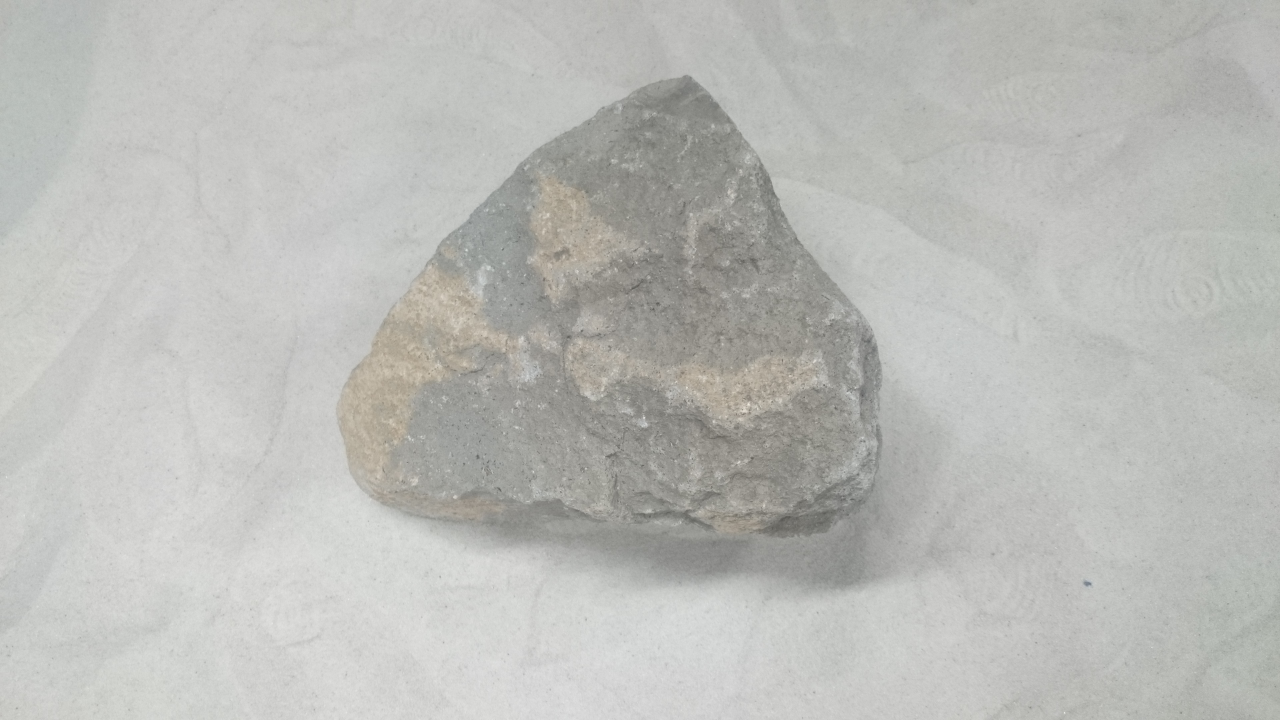
#> input picture image/rock/3.JPG, 3840 x 2160 px, given in place of spirit118-1.png, which was not available (shown at 1/3 size)
$ python large_rock_detection.py ../../image/rock/3.JPG   (Python 2 division)   (older library calls are emulated)
#> lines starting #> are read from the running program, lines starting #| are printed output that depends on the picture; after the words box and inside, x2 and y2 are one past the last pixel; in counts of white or black regions, pixels touching at a corner belong together; pictures that were not available may be replaced by others from this repository, and a replacement may not be noted
# -*- coding: utf-8 -*-
'''
Rock Detection based on Saliency Map and Region Growing Algolithm
Usage: $ python rock_detection.py
argv : Image
dst  : Region of Rocks, 1ch
'''

import time, math, copy, os, sys

import cv2
import numpy as np
import skimage.measure as sk
import skimage.segmentation as skseg
import scipy.stats as st

import matplotlib.pyplot as plt
import matplotlib.patches as mpatches
from mpl_toolkits.mplot3d import Axes3D

def main(img):
    ror = rd.large_rd(img)
    return ror

class RockDetection():

    def __init__(self):

        self.min_size = 10        # 最小領域の大きさ

        #　paramater for sm
        self.thresh_sm_maxima = 150   # 極大値求めるときのsmの閾値
        self.kernel_size = (11,11)  # dilateとerodeのkernelの大きさ

        # paramater for vj
        self.sun_direction = np.pi
        self.vj_thresh_value = 180

    def large_rd(self,src):
        '''
            ---algolithm---
            まず、元画像からSaliencyMapを生成し、生成したSMから閾値以上の全極大値を求め、その極大値をseedとして保存する。そして、そのseedから領域拡張法に基づいて領域分割を行うことで、岩領域を算出する。listはy,x(画像中で)の多行二列
        '''
        img = copy.deepcopy(src)

        # Seed Acquisition
        sm = smap.SaliencyMap(img)
        seed_img, seed_list = self.get_seed(sm,self.thresh_sm_maxima)
        # seed_img, seed_list = self.detect_maxima(sm,self.thresh_sm_maxima) # sano-algo
        print 'large seed number = ',len(seed_list)

        # Region Growing
        # smの正規化, 値が小さいとhigh saliency
        sm_inv = (255 - sm).astype(np.float32)
        sm_inv = cv2.normalize(sm_inv, 0, 1, norm_type = cv2.NORM_MINMAX)

        # Region Growing　Algorithm
        ror, bil_img = rgrow.rg_sm(img, sm, seed_list)

        ###結果の表示###########################################################
        # cv2.imshow('smseed',seed_img)
        # cv2.imshow('sm',sm)

        # sm[sm<self.thresh_sm_maxima]=0
        cv2.imshow('Original Saliency Map',self.display_result(sm,seed_img,'fill','g'))
        cv2.imshow('sm_ror',self.display_result(sm,ror,'fill','r'))

        # cv2.imshow('sm_ror_bil',self.display_result(bil_img,sm_ror,'fill','r'))
        # cv2.imshow('sm_seed_img',self.display_result((o*0.8).astype(np.uint8),sm_seed_img,'fill','r'))
        # cv2.imshow('seed',seed_img)
        result = self.display_result((src*0.9).astype(np.uint8),ror,'fill','r')
        cv2.imshow('ror',self.display_result(result,seed_img,'fill','g'))
        #######################################################################

        return ror

    def get_seed(self,ori_sm,thresh):
        '''
        入力された画像から種を求める
        '''

        # 閾値処理と領域分割
        sm = copy.deepcopy(ori_sm)
        sm[sm < thresh] = 0
        sm[sm != 0] = 255
        labels, num = sk.label(sm, return_num = True)

        seed_list = []
        seed_img = np.zeros_like(sm)
        mask = np.zeros_like(sm).astype(np.uint8)

        # 各領域の最大値を求める
        for i in range(1,num+1):

            sm = copy.deepcopy(ori_sm) # 初期に戻す
            sm[labels!=i] = 0 # これで残った領域の最大値求める

            y = np.argmax(sm)/len(sm)
            x = np.argmax(sm)%len(sm)

            if sm[y,x]!=0: # 中に空いた穴はだめ
                seed_img[y,x] = sm[y,x]
                seed_list.append([y,x])

            # cv2.imshow('sm',sm)
            # cv2.waitKey(0)

        seed_list = np.array(seed_list)

        return seed_img, seed_list

    # [99 lines left out: functions del_small, display_result, not called in this run]

class RegionGrowing():

    def __init__(self):

        # パラメータ
        self.thresh_rg = 1     # 結合条件の閾値
        self.thresh_sm = 20
        self.region_number = 20000
        self.max_size = 1000

        self.ave_kernel = np.array([[0.11,0.11,0.11],
                                    [0.11,0.11,0.11],
                                    [0.11,0.11,0.11]])

    # [113 lines left out: functions rg_sm, growing_sm, not called in this run]

class SaliencyMap():

    def __init__(self):

        # いくつのDoGを足し合わせるか,1-6まで
        self.scale = 1

    def SaliencyMap(self,img):
        '''
            入力された画像のSaliency Mapを求める
            args : img  -> 入力画像,3ch
            dst  : SM   -> saliencymap,uint8のMat型1ch画像
            param: CM   -> 各特徴毎の正規化されたCouspicuity Map(顕著性map)
        '''
        # 前処理
        # img = self.PostProcessing(img)
        # cv2.imshow('post',img)

        # Saliency Mapの入手
        IntensityCM = self.GetIntensityCM(img)

        return IntensityCM

    # [11 lines left out: function PostProcessing, not called in this run]

    def GetIntensityCM(self,img):
        '''
           入力画像のIntensity Couspicuity Mapを求める
           argv: img         -> 入力画像
           dst : IntensityCM -> 強度の顕著性マップ
        '''
        # Get intensity image
        intensity_img = cv2.cvtColor(img,cv2.COLOR_BGR2GRAY)

        # 前処理
        # intensity_img = self.PostProcessing(intensity_img, 5)

        # Create Gaussian pyramid　[0]元画像、全部で10枚
        intensity_pyr = self.GetGaussianPyramid(intensity_img)
        intensity_pyr = np.array(intensity_pyr).astype(np.float)

        dog = cv2.absdiff(intensity_pyr[2],intensity_pyr[9])

        dog = cv2.normalize(dog, 0, 255, norm_type = cv2.NORM_MINMAX).astype(np.uint8)

        return dog


    # [14 lines left out: function GetIntensityImg, not called in this run]

    def GetGaussianPyramid(self,img):
        '''
            入力された画像のgaussian pyramidを計算する
            args : img    -> Mat,Uint8,1chの画像
            dst  : pyr  -> 元画像合わせて10階層のgaussian画像が入ったlist，それぞれargsと同じサイズ
                           pyr[i].shapeは，src.shape / 2**i
        '''
        # 準備
        pyr  = range(10)
        pyr[0]  = img

        # Create Gaussian pyramid
        for i in range(1,10):
            pyr[i] = cv2.pyrDown(pyr[i-1])

        # Resize pyramid
        for i in range(10):
            pyr[i] = cv2.resize(pyr[i],(len(img[0]),len(img[:,0])), interpolation = cv2.INTER_LINEAR)

        return pyr

    # [28 lines left out: functions GetDoG, GetCM, not called in this run]

class DisplayData():

    # [38 lines left out: functions display_histgram, display_3D, not called in this run]
        # plt.show()

class etc():
    # [46 lines left out: function get_maxima, not called in this run]

'''Read Class'''
rd = RockDetection()
smap = SaliencyMap()
rgrow = RegionGrowing()
dd = DisplayData()


if __name__ == '__main__':

    ## Image acquisition
    img = cv2.imread('../../../data/g-t_data/resized/spirit118-1.png')
#> img is the input picture: shape (2160, 3840, 3); mean B, G, R 184.2, 187.7, 187.1

    # main processing
    main(img)
#> after the loop in GetGaussianPyramid, `for i in range(1,10):`: pyr = 10 items
#> in GetIntensityCM, `dog = cv2.absdiff(intensity_pyr[2],intensity_pyr[9])`:
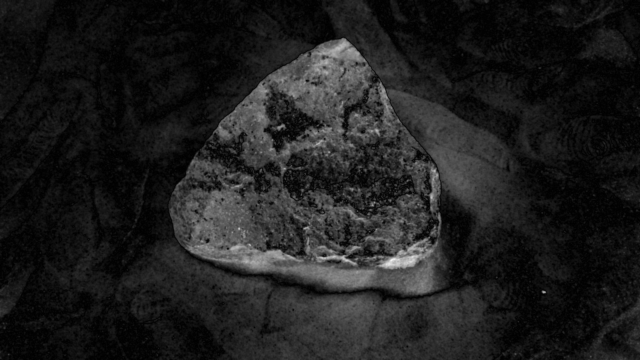
#> dog: shape (2160, 3840) float64 (shown at 1/6 size); min 0, max 76, mean 9.1; drawn with min black and max white
#> in get_seed, `sm[sm < thresh] = 0`:
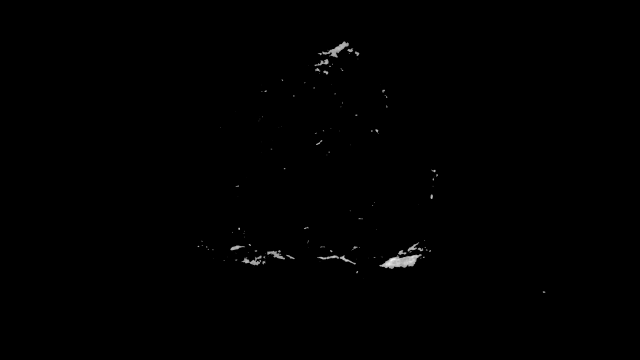
#> sm: shape (2160, 3840) (shown at 1/6 size); min 0, max 255, mean 0.8
#> in get_seed, `sm[sm != 0] = 255`:
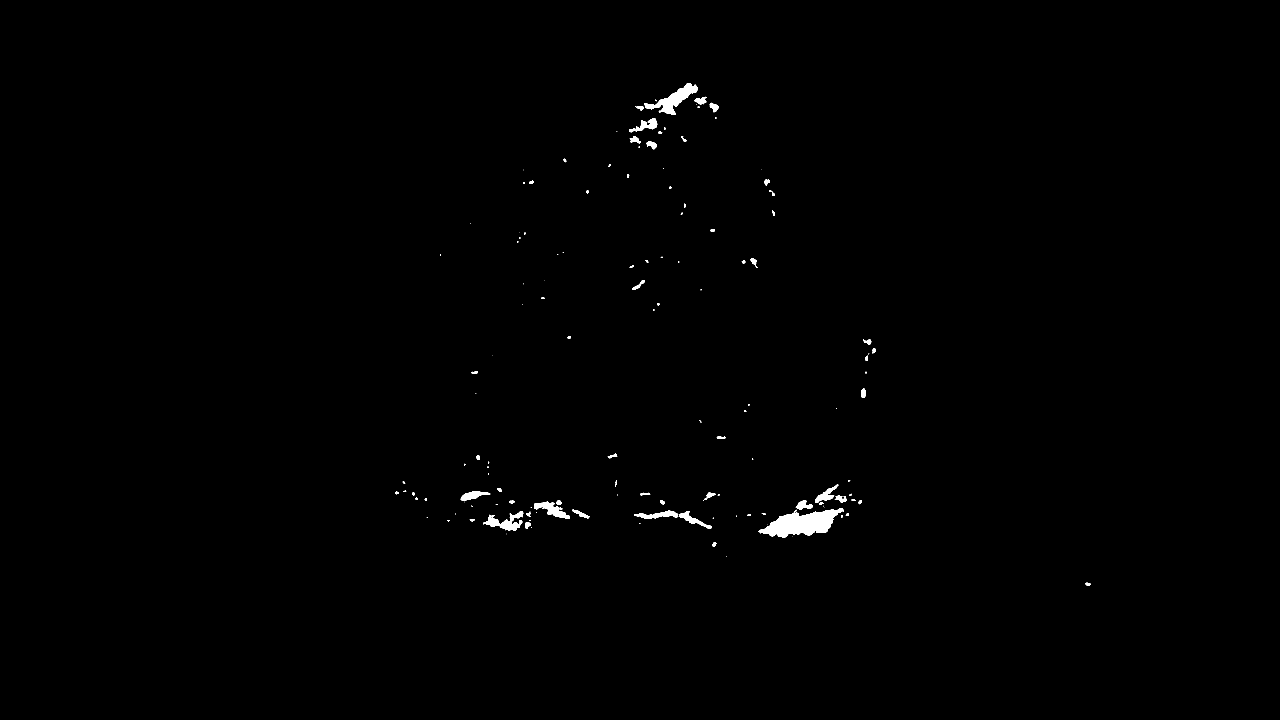
#> sm: shape (2160, 3840) (shown at 1/3 size); 0.46% white; 146 white regions (65 under 20 px), largest, box (x1, y1, x2, y2) and area: (2275, 1525, 2531, 1614) 11824, (1933, 249, 2094, 345) 4881, (1449, 1534, 1570, 1593) 2820
#> in get_seed, `labels, num = sk.label(sm, return_num = True)`: num = 146
#> the loop in get_seed, `for i in range(1,num+1): ` made 70 passes
#> (y, x) on passes 1 to 8: (516, 1073), (530, 1613), (537, 1728), (571, 1425), (559, 409), (566, 465), (573, 725), (569, 1853)
#> after the loop in get_seed, `for i in range(1,num+1):`: seed_list = []
#> (the run stopped early here; a loop or call above may not have finished)

$ run again, on image/rock/4.JPG
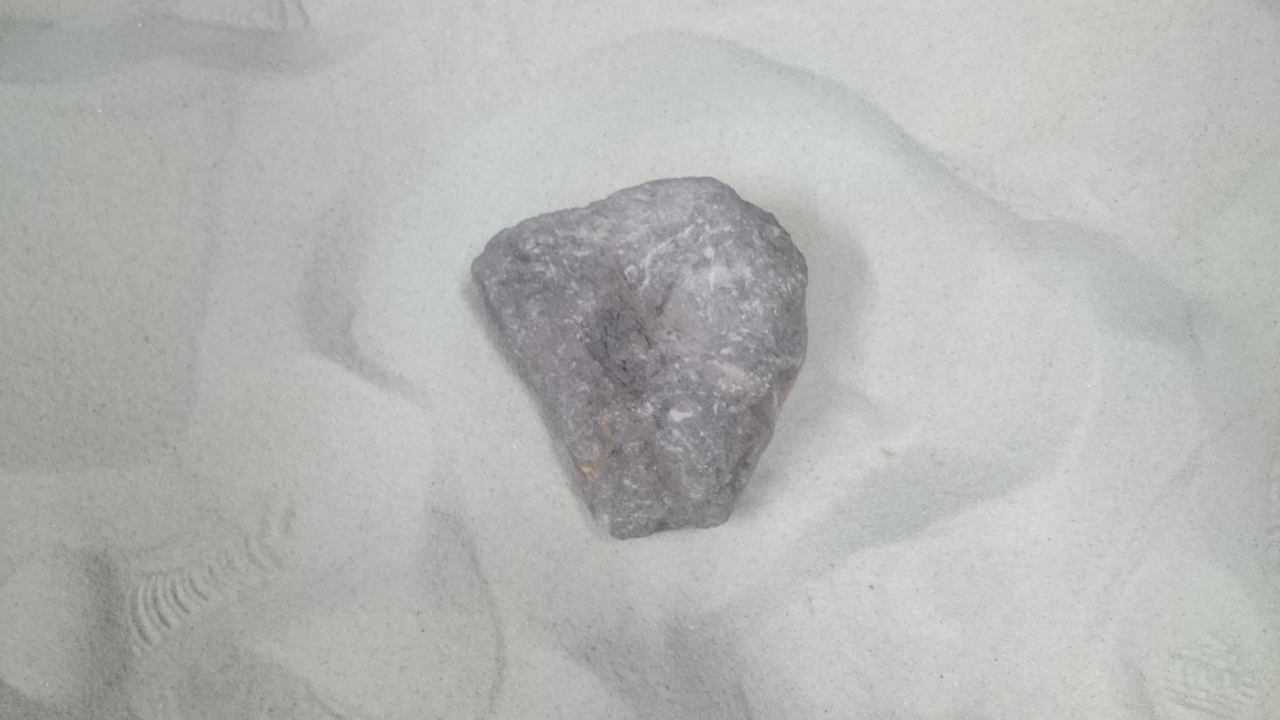
#> input picture image/rock/4.JPG, 3840 x 2160 px, given in place of spirit118-1.png, which was not available (shown at 1/3 size)
#> img is the input picture: shape (2160, 3840, 3); mean B, G, R 179.9, 182.4, 181
#> after the loop in GetGaussianPyramid, `for i in range(1,10):`: pyr = 10 items
#> in GetIntensityCM, `dog = cv2.absdiff(intensity_pyr[2],intensity_pyr[9])`:
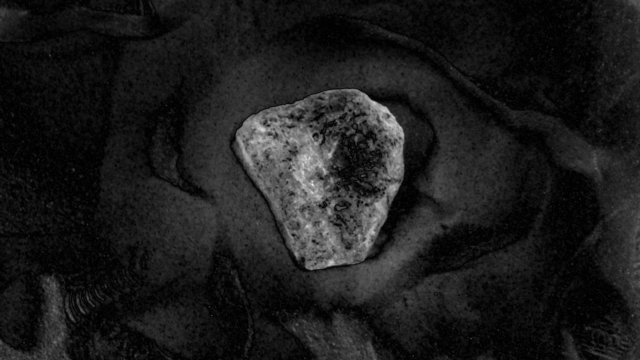
#> dog: shape (2160, 3840) float64 (shown at 1/6 size); min 0, max 86, mean 9.6; drawn with min black and max white
#> in get_seed, `sm[sm != 0] = 255`:
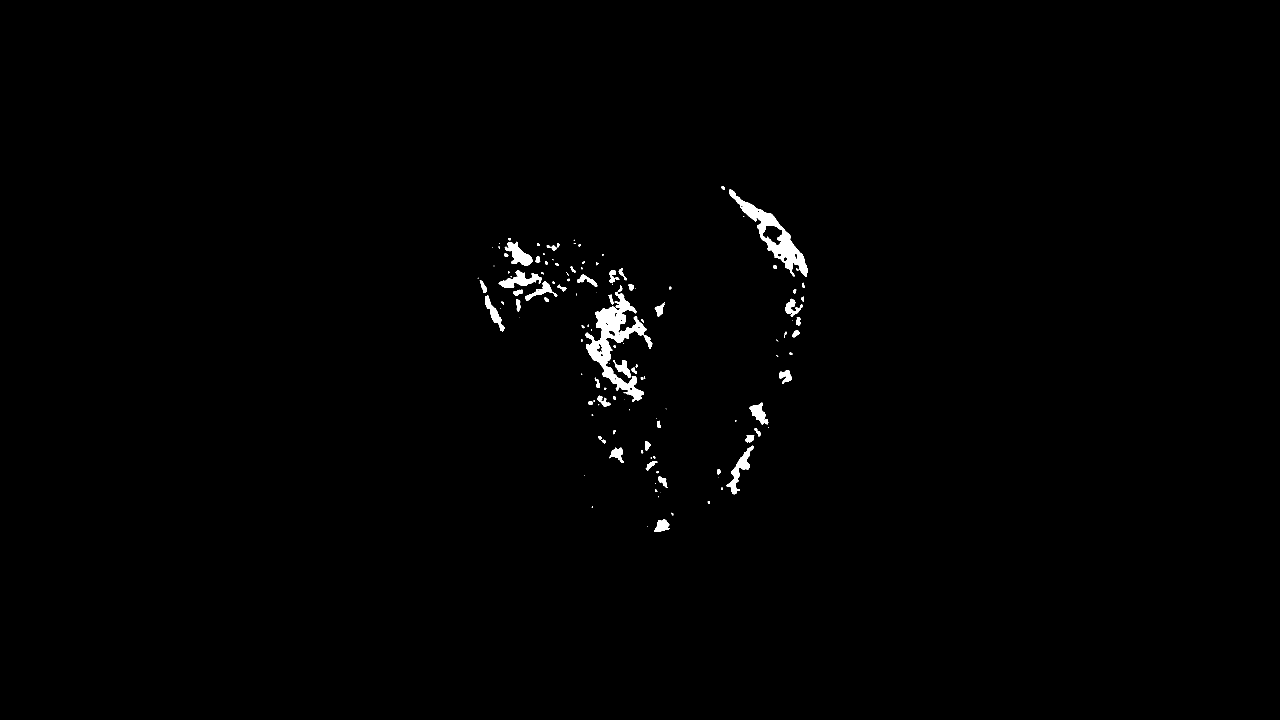
#> sm: shape (2160, 3840) (shown at 1/3 size); 0.72% white; 145 white regions (57 under 20 px), largest, box (x1, y1, x2, y2) and area: (1757, 876, 1939, 1204) 17547, (2189, 568, 2423, 831) 12315, (2179, 1337, 2260, 1483) 3023
#> labels: shape (2160, 3840) int64; 146 distinct labels, from 0 to 145
#> num = 145
#> the loop in get_seed, `for i in range(1,num+1): ` made 108 passes
#> (y, x) on passes 1 to 8: (1005, 970), (1318, 884), (1154, 1751), (1273, 1286), (1275, 1002), (1280, 1721), (1382, 129), (1296, 1498)
#> after the loop in get_seed, `for i in range(1,num+1):`: seed_list = []

$ run again, on image/rock/5.JPG
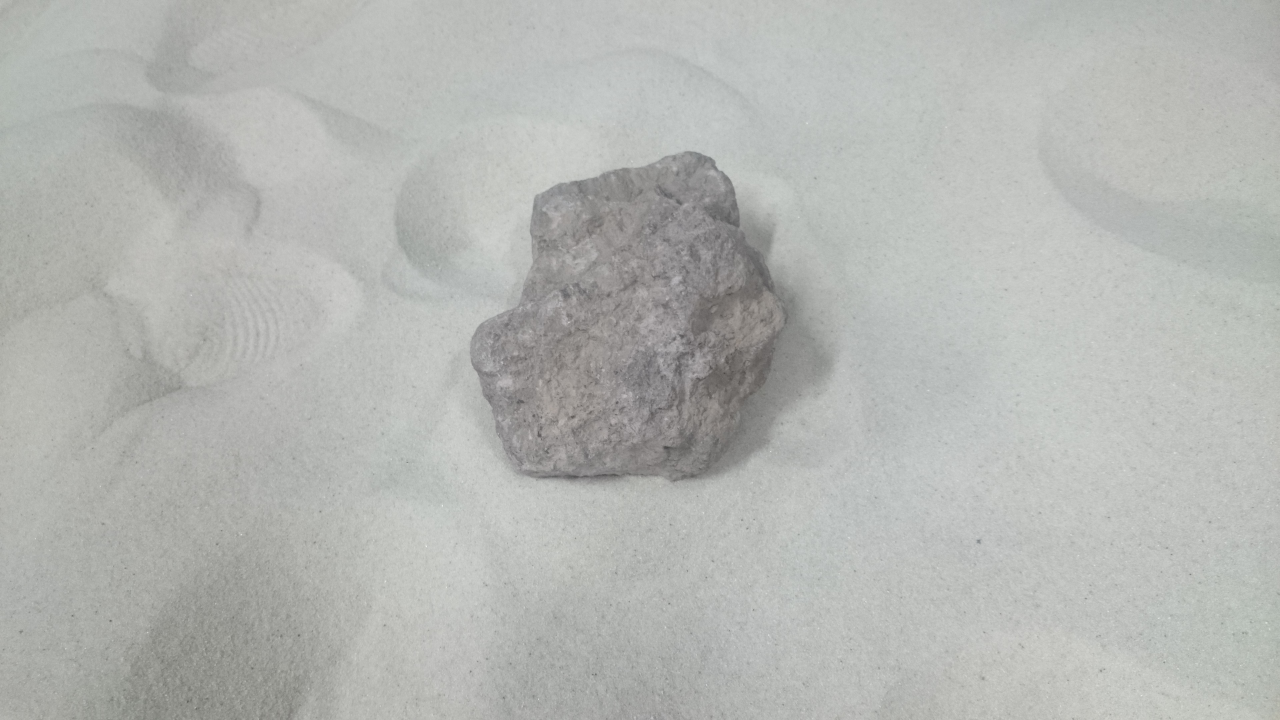
#> input picture image/rock/5.JPG, 3840 x 2160 px, given in place of spirit118-1.png, which was not available (shown at 1/3 size)
#> img is the input picture: shape (2160, 3840, 3); mean B, G, R 178.7, 182, 180.1
#> after the loop in GetGaussianPyramid, `for i in range(1,10):`: pyr = 10 items
#> in GetIntensityCM, `dog = cv2.absdiff(intensity_pyr[2],intensity_pyr[9])`:
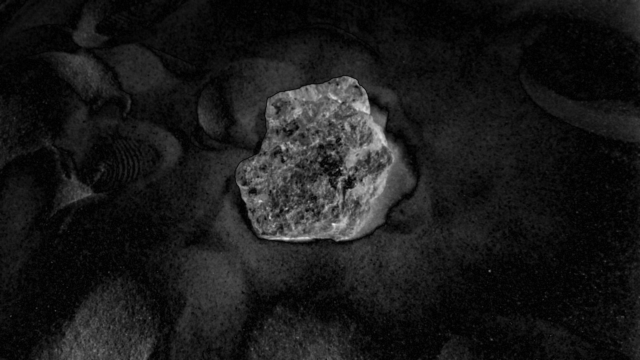
#> dog: shape (2160, 3840) float64 (shown at 1/6 size); min 0, max 85, mean 8.5; drawn with min black and max white
#> in get_seed, `sm[sm != 0] = 255`:
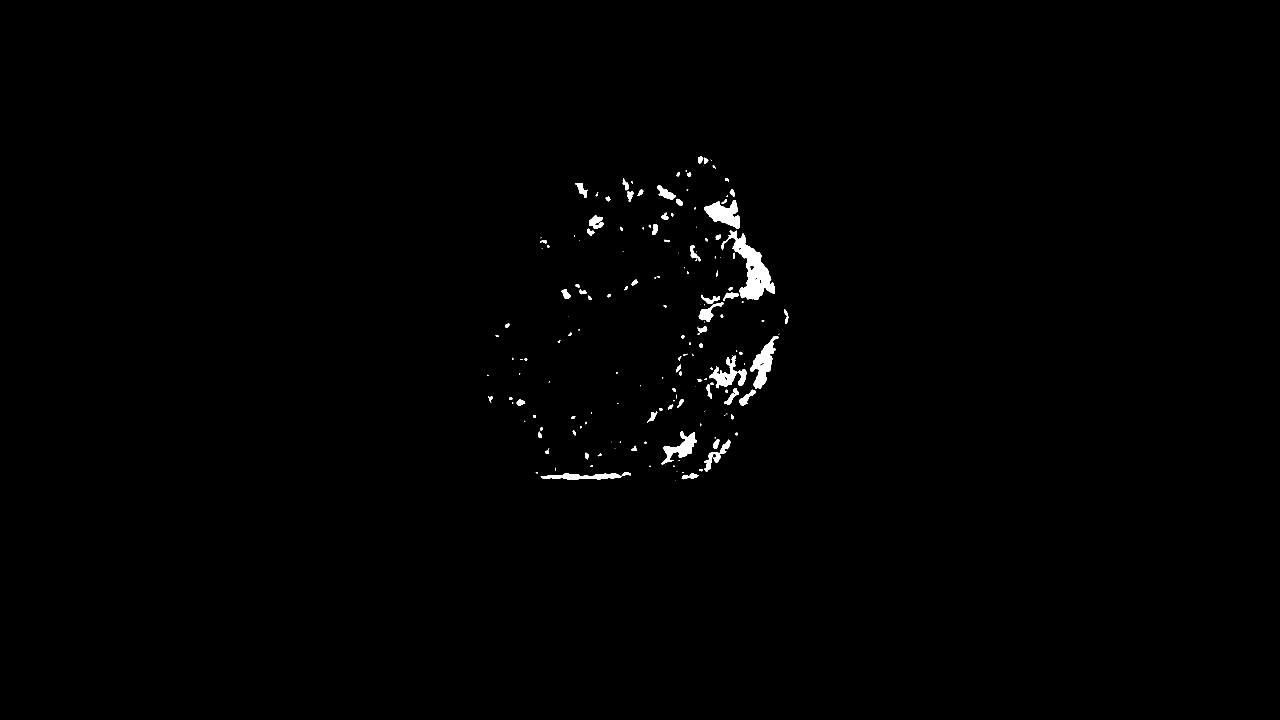
#> sm: shape (2160, 3840) (shown at 1/3 size); 0.63% white; 184 white regions (75 under 20 px), largest, box (x1, y1, x2, y2) and area: (2185, 692, 2325, 899) 11045, (2251, 1008, 2335, 1167) 5127, (2112, 600, 2220, 686) 4943
#> labels: shape (2160, 3840) int64; 185 distinct labels, from 0 to 184
#> num = 184
#> the loop in get_seed, `for i in range(1,num+1): ` made 137 passes
#> (y, x) on passes 1 to 8: (848, 2098), (857, 1878), (850, 1650), (856, 213), (886, 701), (884, 1149), (912, 2058), (927, 389)
#> after the loop in get_seed, `for i in range(1,num+1):`: seed_list = []
